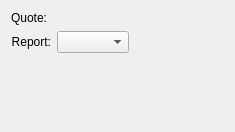
<?xml version="1.0" encoding="UTF-8"?>
<ui version="4.0">
 <comment>This file is part of the xTuple ERP: PostBooks Edition, a free and
open source Enterprise Resource Planning software suite,
Copyright (c) 1999-2019 by OpenMFG LLC, d/b/a xTuple.
It is licensed to you under the Common Public Attribution License
version 1.0, the full text of which (including xTuple-specific Exhibits)
is available at www.xtuple.com/CPAL.  By using this software, you agree
to be bound by its terms.</comment>
 <class>printQuote</class>
 <widget class="QWidget" name="printQuote">
  <property name="geometry">
   <rect>
    <x>0</x>
    <y>0</y>
    <width>235</width>
    <height>132</height>
   </rect>
  </property>
  <property name="windowTitle">
   <string>Print Quote</string>
  </property>
  <layout class="QFormLayout" name="formLayout">
   <property name="fieldGrowthPolicy">
    <enum>QFormLayout::FieldsStayAtSizeHint</enum>
   </property>
   <item row="1" column="0">
    <widget class="XLabel" name="_numberLit">
     <property name="text">
      <string>Quote:</string>
     </property>
     <property name="alignment">
      <set>Qt::AlignRight|Qt::AlignTrailing|Qt::AlignVCenter</set>
     </property>
    </widget>
   </item>
   <item row="1" column="1">
    <widget class="QuoteCluster" name="_quote">
     <property name="nameVisible">
      <bool>true</bool>
     </property>
     <property name="descriptionVisible">
      <bool>true</bool>
     </property>
    </widget>
   </item>
   <item row="2" column="0">
    <widget class="QLabel" name="_reportLit">
     <property name="text">
      <string>Report:</string>
     </property>
     <property name="alignment">
      <set>Qt::AlignRight|Qt::AlignTrailing|Qt::AlignVCenter</set>
     </property>
     <property name="buddy">
      <cstring>_report</cstring>
     </property>
    </widget>
   </item>
   <item row="2" column="1">
    <widget class="XComboBox" name="_report">
     <property name="sizePolicy">
      <sizepolicy hsizetype="Expanding" vsizetype="Fixed">
       <horstretch>0</horstretch>
       <verstretch>0</verstretch>
      </sizepolicy>
     </property>
     <property name="allowNull">
      <bool>true</bool>
     </property>
     <property name="nullStr">
      <string>[ Select a Report ]</string>
     </property>
     <property name="type">
      <enum>XComboBox::Reports</enum>
     </property>
    </widget>
   </item>
  </layout>
 </widget>
 <layoutdefault spacing="6" margin="11"/>
 <customwidgets>
  <customwidget>
   <class>QuoteCluster</class>
   <extends>QWidget</extends>
   <header>quotecluster.h</header>
  </customwidget>
  <customwidget>
   <class>XComboBox</class>
   <extends>QComboBox</extends>
   <header>xcombobox.h</header>
  </customwidget>
  <customwidget>
   <class>XLabel</class>
   <extends>QLabel</extends>
   <header>xlabel.h</header>
  </customwidget>
 </customwidgets>
 <tabstops>
  <tabstop>_report</tabstop>
 </tabstops>
 <resources/>
 <connections/>
</ui>
